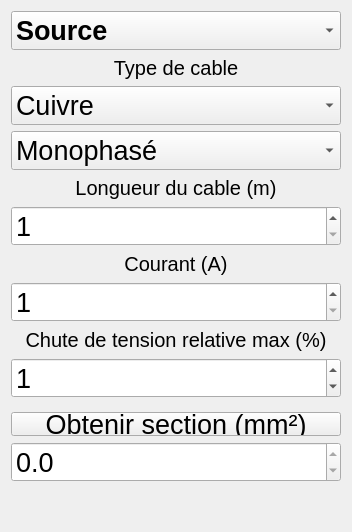
<?xml version="1.0" encoding="UTF-8"?>
<ui version="4.0">
 <class>OngletCalcul</class>
 <widget class="QWidget" name="OngletCalcul">
  <property name="geometry">
   <rect>
    <x>0</x>
    <y>0</y>
    <width>352</width>
    <height>532</height>
   </rect>
  </property>
  <property name="windowTitle">
   <string>Form</string>
  </property>
  <layout class="QGridLayout" name="gridLayout">
   <item row="11" column="0">
    <widget class="QLabel" name="lChuteTension">
     <property name="font">
      <font>
       <pointsize>15</pointsize>
      </font>
     </property>
     <property name="text">
      <string>Chute de tension relative max (%)</string>
     </property>
     <property name="alignment">
      <set>Qt::AlignCenter</set>
     </property>
    </widget>
   </item>
   <item row="13" column="0">
    <spacer name="verticalSpacer_2">
     <property name="orientation">
      <enum>Qt::Vertical</enum>
     </property>
     <property name="sizeHint" stdset="0">
      <size>
       <width>20</width>
       <height>40</height>
      </size>
     </property>
    </spacer>
   </item>
   <item row="18" column="0">
    <spacer name="verticalSpacer_3">
     <property name="orientation">
      <enum>Qt::Vertical</enum>
     </property>
     <property name="sizeHint" stdset="0">
      <size>
       <width>20</width>
       <height>40</height>
      </size>
     </property>
    </spacer>
   </item>
   <item row="0" column="0">
    <widget class="QComboBox" name="comboBox">
     <property name="font">
      <font>
       <pointsize>20</pointsize>
       <bold>true</bold>
      </font>
     </property>
     <property name="focusPolicy">
      <enum>Qt::WheelFocus</enum>
     </property>
     <property name="layoutDirection">
      <enum>Qt::LeftToRight</enum>
     </property>
     <property name="sizeAdjustPolicy">
      <enum>QComboBox::AdjustToContents</enum>
     </property>
     <item>
      <property name="text">
       <string>Source</string>
      </property>
     </item>
     <item>
      <property name="text">
       <string>Tableau</string>
      </property>
     </item>
     <item>
      <property name="text">
       <string>Terminaux</string>
      </property>
     </item>
    </widget>
   </item>
   <item row="7" column="0">
    <widget class="QLabel" name="lLongueur">
     <property name="font">
      <font>
       <pointsize>15</pointsize>
      </font>
     </property>
     <property name="layoutDirection">
      <enum>Qt::LeftToRight</enum>
     </property>
     <property name="text">
      <string>Longueur du cable (m)</string>
     </property>
     <property name="alignment">
      <set>Qt::AlignCenter</set>
     </property>
    </widget>
   </item>
   <item row="12" column="0">
    <widget class="QSpinBox" name="vChuteV">
     <property name="font">
      <font>
       <pointsize>20</pointsize>
      </font>
     </property>
     <property name="maximum">
      <number>99</number>
     </property>
     <property name="value">
      <number>1</number>
     </property>
    </widget>
   </item>
   <item row="20" column="0">
    <spacer name="verticalSpacer">
     <property name="orientation">
      <enum>Qt::Vertical</enum>
     </property>
     <property name="sizeHint" stdset="0">
      <size>
       <width>20</width>
       <height>40</height>
      </size>
     </property>
    </spacer>
   </item>
   <item row="9" column="0">
    <widget class="QLabel" name="lCourant">
     <property name="font">
      <font>
       <pointsize>15</pointsize>
      </font>
     </property>
     <property name="text">
      <string>Courant (A)</string>
     </property>
     <property name="alignment">
      <set>Qt::AlignCenter</set>
     </property>
    </widget>
   </item>
   <item row="19" column="0">
    <spacer name="verticalSpacer_4">
     <property name="orientation">
      <enum>Qt::Vertical</enum>
     </property>
     <property name="sizeHint" stdset="0">
      <size>
       <width>20</width>
       <height>40</height>
      </size>
     </property>
    </spacer>
   </item>
   <item row="10" column="0">
    <widget class="QSpinBox" name="vCourant">
     <property name="font">
      <font>
       <pointsize>20</pointsize>
      </font>
     </property>
     <property name="suffix">
      <string/>
     </property>
     <property name="minimum">
      <number>1</number>
     </property>
     <property name="maximum">
      <number>9999</number>
     </property>
    </widget>
   </item>
   <item row="8" column="0">
    <widget class="QSpinBox" name="vLongueur">
     <property name="font">
      <font>
       <pointsize>20</pointsize>
      </font>
     </property>
     <property name="minimum">
      <number>1</number>
     </property>
     <property name="maximum">
      <number>9999</number>
     </property>
    </widget>
   </item>
   <item row="14" column="0">
    <widget class="QPushButton" name="callResult">
     <property name="minimumSize">
      <size>
       <width>302</width>
       <height>24</height>
      </size>
     </property>
     <property name="font">
      <font>
       <pointsize>20</pointsize>
      </font>
     </property>
     <property name="text">
      <string>Obtenir section (mm²)</string>
     </property>
    </widget>
   </item>
   <item row="6" column="0">
    <widget class="QComboBox" name="cPhase">
     <property name="font">
      <font>
       <pointsize>20</pointsize>
      </font>
     </property>
     <property name="focusPolicy">
      <enum>Qt::WheelFocus</enum>
     </property>
     <item>
      <property name="text">
       <string>Monophasé</string>
      </property>
     </item>
     <item>
      <property name="text">
       <string>Triphasé</string>
      </property>
     </item>
    </widget>
   </item>
   <item row="15" column="0">
    <widget class="QDoubleSpinBox" name="dvResult">
     <property name="enabled">
      <bool>true</bool>
     </property>
     <property name="font">
      <font>
       <pointsize>20</pointsize>
      </font>
     </property>
     <property name="readOnly">
      <bool>true</bool>
     </property>
     <property name="decimals">
      <number>1</number>
     </property>
     <property name="maximum">
      <double>1000000.000000000000000</double>
     </property>
    </widget>
   </item>
   <item row="16" column="0">
    <spacer name="verticalSpacer_7">
     <property name="orientation">
      <enum>Qt::Vertical</enum>
     </property>
     <property name="sizeHint" stdset="0">
      <size>
       <width>20</width>
       <height>40</height>
      </size>
     </property>
    </spacer>
   </item>
   <item row="2" column="0">
    <widget class="QLabel" name="lType">
     <property name="font">
      <font>
       <pointsize>15</pointsize>
      </font>
     </property>
     <property name="text">
      <string>Type de cable</string>
     </property>
     <property name="alignment">
      <set>Qt::AlignCenter</set>
     </property>
    </widget>
   </item>
   <item row="3" column="0">
    <widget class="QComboBox" name="cType">
     <property name="sizePolicy">
      <sizepolicy hsizetype="Preferred" vsizetype="Fixed">
       <horstretch>1</horstretch>
       <verstretch>0</verstretch>
      </sizepolicy>
     </property>
     <property name="font">
      <font>
       <pointsize>20</pointsize>
      </font>
     </property>
     <property name="focusPolicy">
      <enum>Qt::WheelFocus</enum>
     </property>
     <property name="editable">
      <bool>false</bool>
     </property>
     <property name="currentIndex">
      <number>0</number>
     </property>
     <property name="sizeAdjustPolicy">
      <enum>QComboBox::AdjustToContents</enum>
     </property>
     <property name="minimumContentsLength">
      <number>0</number>
     </property>
     <property name="placeholderText">
      <string/>
     </property>
     <property name="modelColumn">
      <number>0</number>
     </property>
     <item>
      <property name="text">
       <string>Cuivre</string>
      </property>
     </item>
     <item>
      <property name="text">
       <string>Aluminium</string>
      </property>
     </item>
    </widget>
   </item>
   <item row="17" column="0">
    <spacer name="verticalSpacer_6">
     <property name="orientation">
      <enum>Qt::Vertical</enum>
     </property>
     <property name="sizeHint" stdset="0">
      <size>
       <width>20</width>
       <height>40</height>
      </size>
     </property>
    </spacer>
   </item>
  </layout>
 </widget>
 <resources/>
 <connections/>
</ui>
